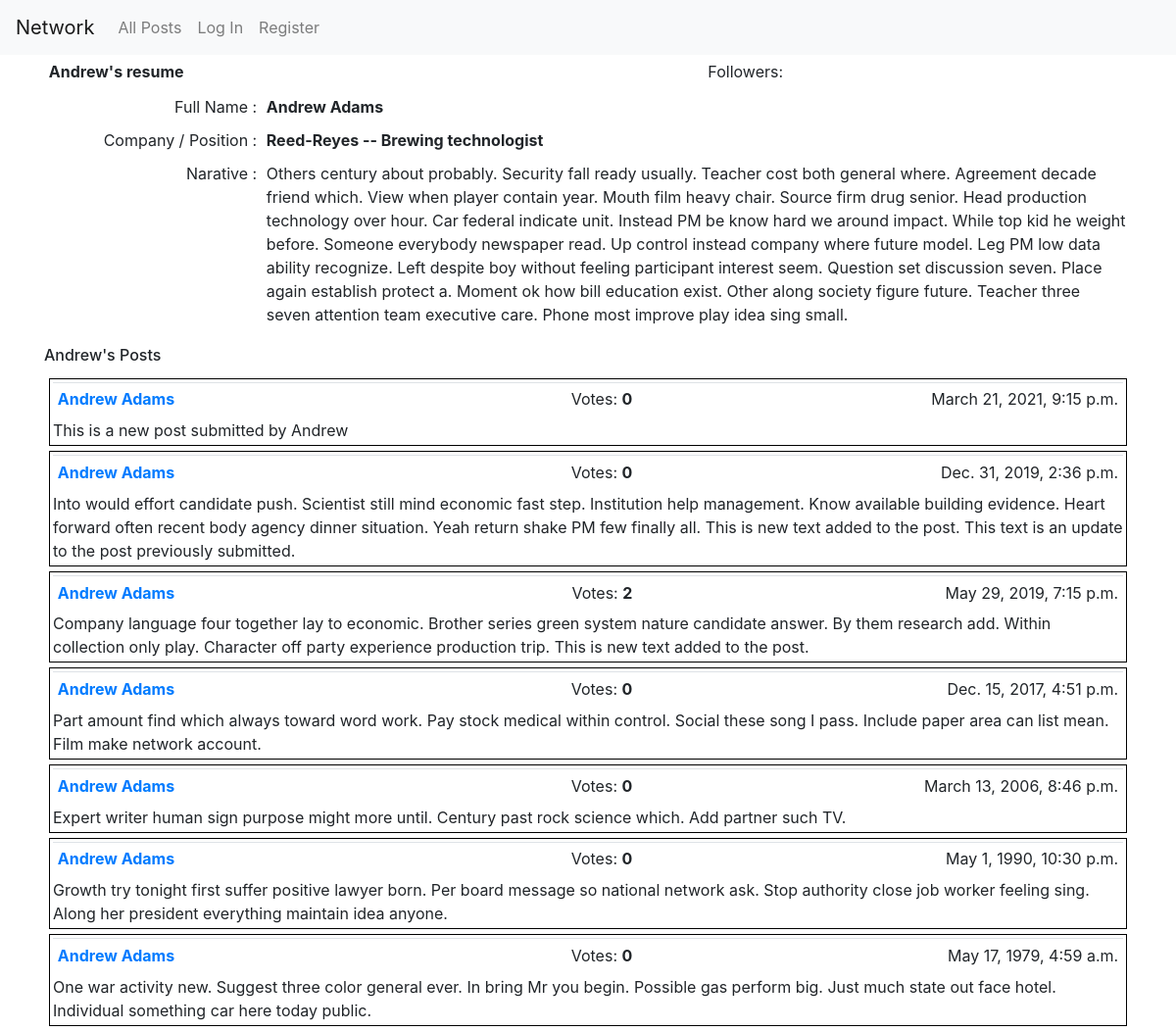
Screenshot of /20/ with the database file from the repository.
### network/models.py (models this page shows, shortened)
class Resume(models.Model):
    user = models.OneToOneField("User", on_delete=models.CASCADE,
                                primary_key=True, related_name='details')
    company = models.CharField(max_length=64)
    job = models.CharField(max_length=64)
    website = models.URLField
    narative = models.TextField(max_length=1024)

class User(AbstractUser):
    pass

class Post(models.Model):
    user = models.ForeignKey("User", on_delete=models.CASCADE, related_name='posts')
    timestamp = models.DateTimeField(default=timezone.now)
    body = models.TextField(blank=False)
    class Meta:
        ordering = ['-timestamp',]

### network/views.py (the view)
# urls.py: path("<int:pk>/", views.ResumeDetailView.as_view(), name="resume"),
class ResumeDetailView(SingleObjectMixin, ListView):
    context_object_name = "resume"
    paginate_by = 10
    template_name = 'network/resume_detail.html'
    def get(self, request, *args, **kwargs):
        self.object = self.get_object(queryset=Resume.objects.all())
        return super().get(request, *args, **kwargs)
    def get_queryset(self):
        return utils.enrich(self.request, self.object.user.posts.all().order_by('-timestamp'))
    def get_context_data(self, **kwargs):
        context = super().get_context_data(**kwargs)
        context['resume'] = self.object
        return context

### network/utils.py (called while the page is built)
def enrich (request, p):
    all_posts = p.annotate(num_votes=Count("vote"))
    if request.user.is_authenticated:
        u1 = request.user
        v1 = Vote.objects.filter(user=u1).values_list('like')
        all_posts = all_posts.annotate(has_my_vote=Case(
            When(id__in=v1), then=Value(True), default=Value(False), output_field=BooleanField()
        ))
    return (all_posts)

### network/templates/network/resume_detail.html (shortened to what this page needs)
{% extends "network/layout.html" %}
{% load static %}
{% block body %}
  <div id="user-resume-view">
    <table class="table table1 table-borderless table-sm">
      <tr>
        <td><b>{{ resume.user.first_name }}'s resume</b></td>
        <td id="followers">Followers: </td>
        <td>
        </td>
      </tr>
    </table>
    <table class="table table-borderless table-sm">
      <tr>
          <td class="w-15" align="right">Full Name : </td>
          <td class="w-60"><b> {{ resume.user.first_name }} {{ resume.user.last_name }}</b></td>
      </tr>
      <tr>
          <td align="right">Company / Position :</td>
        <td><b>{{ resume.company }} -- {{ resume.job }}</b></td>
      </tr>
      <tr>
          <td align="right">Narative : </td>
          <td>{{ resume.narative }}</td>
      </tr>
    </table>
  </div>
  <div id="resume-user-post-view">
    <h6>{{ resume.user.first_name }}'s Posts</h6>
  </div>
{% endblock %}

### network/templates/network/layout.html (shortened to what this page needs)
{% load static %}
<!DOCTYPE html>
<html lang="en">
    <head>
        <link rel="stylesheet" href="https://stackpath.bootstrapcdn.com/bootstrap/4.4.1/css/bootstrap.min.css">
        <link href="{% static 'network/styles.css' %}" rel="stylesheet">
    </head>
    <body>
        <nav class="navbar navbar-expand-lg navbar-light bg-light">
            <a class="navbar-brand" href="#">Network</a>
            <div>
              <ul class="navbar-nav mr-auto">
                <li class="nav-item">
                  <a class="nav-link" href="{% url 'index' %}">All Posts</a>
                </li>
                {% if user.is_authenticated %}
                    <li class="nav-item">
                        <a class="nav-link" href="{% url 'following_posts' user.id %}">Following</a>
                    </li>
                    <li class="nav-item">
                        <a class="nav-link" href="{% url 'logout' %}">Log Out</a>
                    </li>
                {% else %}
                    <li class="nav-item">
                        <a class="nav-link" href="{% url 'login' %}">Log In</a>
                    </li>
                    <li class="nav-item">
                        <a class="nav-link" href="{% url 'register' %}">Register</a>
                    </li>
                {% endif %}
              </ul>
            </div>
          </nav>
        <div class="container">
            {% block body %}
            {% endblock %}
        <div class="pagination">
          <span class="step-links">
            {% for post in page_obj %}
              <div id="posts">
                <table class = "table table1 table-sm">
                  <tr>
                      <td class="w-40"><a href="{% url 'resume' post.user.id %}">
                            <b>{{ post.user.first_name }} {{ post.user.last_name }}</b>
                          </a>
                      </td>
                      <td class="w-15" style="text-align: right" id="votes">Votes:  <b>{{ post.num_votes }}</b>&nbsp</td>
                      <td class="w-10" style="text-align: center" id="vote-btn">
                      </td>
                      <td class="w-30"><span style="float: right">{{ post.timestamp }}</span></td>
                  </tr>
                </table>
                {% if post.user.username == user.username %}
                    <div class="match" onclick="show_post_form(this, {{ post.id }})">
                      {{ post.body }}
                    </div>
                {% else %}
                  <div class="nomatch">
                    {{ post.body }}
                  </div>
                {% endif %}
              </div>
            {% endfor %}
          </span>
        </div>
        </div>
    </body>
</html>

### network/static/network/styles.css (style rules this page uses)
html { font-family: Arial, sans-serif; }
#posts { max-height: 500px; overflow-y: auto; padding: 3px; margin: 5px; border: 1px solid black; }
.table1 { padding: 3px; border-collapse: collapse; overflow: auto; margin-bottom: 3px; }
table .w-15 { width: 15%; }
table .w-30 { width: 30%; }
table .w-40 { width: 40%; }
table .w-60 { width: 60%; }
#votes { text-align: right; }
#vote-btn { text-align: center; }

### rows the page displays
Resume: user.first_name "Andrew", user.last_name "Adams", company "Reed-Reyes", job "Brewing technologist", narative "Others century about probably. Security fall ready usually. Teacher cost both general where. Agreement decade friend which. View when player contain year. Mouth film heavy chair. Source firm drug senior. Head production technology over hour. Car federal indicate unit. Instead PM be know hard we around impact. While top kid he weight before. Someone everybody newspaper read. Up control instead company where future model. Leg PM low data ability recognize. Left despite boy without feeling participant interest seem. Question set discussion seven. Place again establish protect a. Moment ok how bill education exist. Other along society figure future. Teacher three seven attention team executive…"
Post: user.first_name "Andrew", user.last_name "Adams", num_votes "0", timestamp "March 21, 2021, 9:15 p.m.", body "This is a new post submitted by Andrew"
Post: user.first_name "Andrew", user.last_name "Adams", num_votes "0", timestamp "Dec. 31, 2019, 2:36 p.m.", body "Into would effort candidate push. Scientist still mind economic fast step. Institution help management. Know available building evidence. Heart forward often recent body agency dinner situation. Yeah return shake PM few finally all. This is new text added to the post. This text is an update to the post previously submitted."
Post: user.first_name "Andrew", user.last_name "Adams", num_votes "2", timestamp "May 29, 2019, 7:15 p.m.", body "Company language four together lay to economic. Brother series green system nature candidate answer. By them research add. Within collection only play. Character off party experience production trip. This is new text added to the post."
Post: user.first_name "Andrew", user.last_name "Adams", num_votes "0", timestamp "Dec. 15, 2017, 4:51 p.m.", body "Part amount find which always toward word work. Pay stock medical within control. Social these song I pass. Include paper area can list mean. Film make network account."
Post: user.first_name "Andrew", user.last_name "Adams", num_votes "0", timestamp "March 13, 2006, 8:46 p.m.", body "Expert writer human sign purpose might more until. Century past rock science which. Add partner such TV."
Post: user.first_name "Andrew", user.last_name "Adams", num_votes "0", timestamp "May 1, 1990, 10:30 p.m.", body "Growth try tonight first suffer positive lawyer born. Per board message so national network ask. Stop authority close job worker feeling sing. Along her president everything maintain idea anyone."
Post: user.first_name "Andrew", user.last_name "Adams", num_votes "0", timestamp "May 17, 1979, 4:59 a.m.", body "One war activity new. Suggest three color general ever. In bring Mr you begin. Possible gas perform big. Just much state out face hotel. Individual something car here today public."
